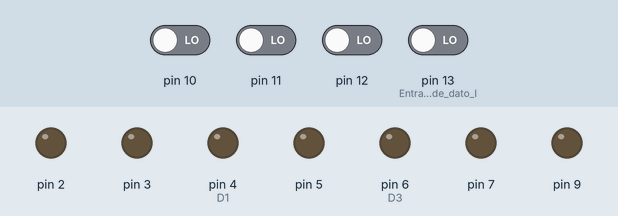
This sketch was run on a simulated Arduino Uno, built with avr-gcc and run on an emulated ATmega328P. Parts: output pins drawn as LEDs (lit = HIGH). The inputs (shaded band) are chosen by the test bench; at power-on: pin 10–12, pin 13 (Entrada_de_dato_I) LOW.

Above: at 1.2 s.
1.3 s: pin 13 (Entrada_de_dato_I) driven HIGH
At 2.5 s:
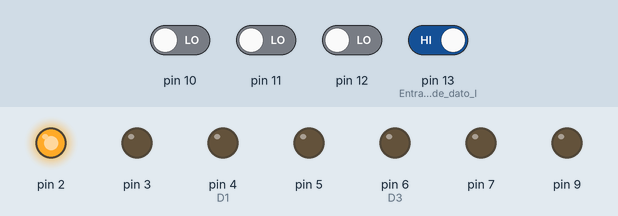
2.8 s: pin 10 driven HIGH
At 3.8 s:
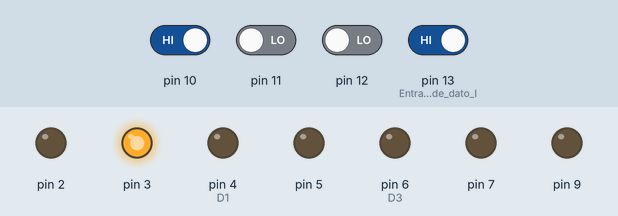
4.3 s: pin 11 driven HIGH
At 4.9 s:
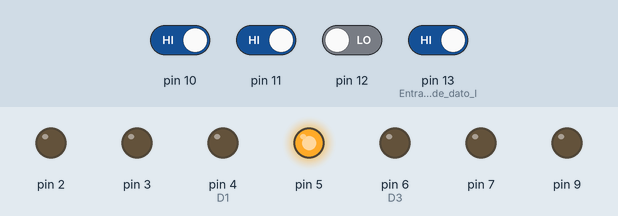
5.8 s: pin 12 driven HIGH
At 7.0 s:
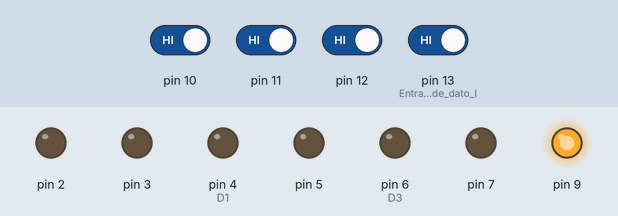
7.3 s: pin 11 driven LOW
At 8.4 s:
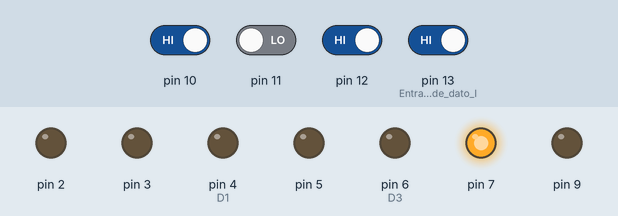
8.8 s: pin 10 driven LOW
At 9.5 s:
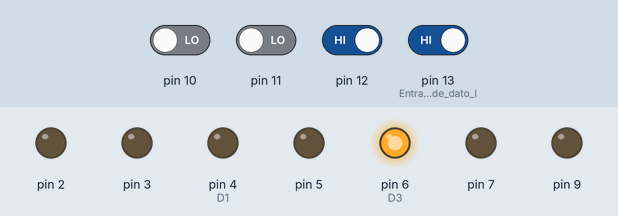
Timing chart, 0 to 11.3 s (numbered marks = the images above; inputs shaded):
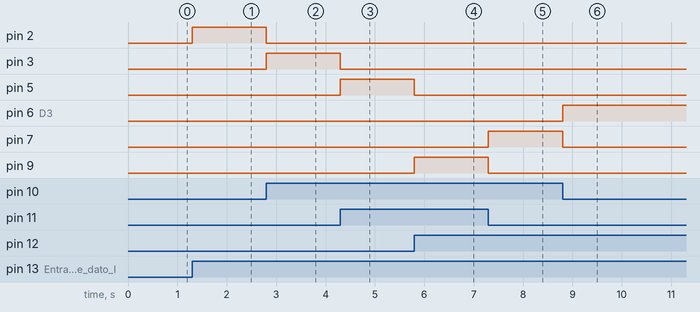

The sketch:

DMX1A8.ino
```cpp
//Autor:Dario Jorge Iglesias
boolean A,B,C,D0,D1,D2,D3,D4,D5,D6,D7,I;
void setup()     {
pinMode(13,INPUT);//Entrada de dato I
pinMode(12,INPUT);pinMode(11,INPUT);//C, B
pinMode(10,INPUT);pinMode(2,OUTPUT);//A, D0
pinMode(3,OUTPUT);pinMode(4,OUTPUT);//D1, D2
pinMode(5,OUTPUT);pinMode(6,OUTPUT);//D3, D4
pinMode(7,OUTPUT);pinMode(8,OUTPUT);//D5, D6
pinMode(9,OUTPUT);}//D7
void loop(){
I=digitalRead(13);A=digitalRead(10);
B=digitalRead(11);C=digitalRead(12);
D0=!C&!B&!A&I;    D1=!C&!B&A&I;
D2=!C&B&!A&I;     D3=!C&B&A&I;
D4=C&!B&!A&I;     D5=C&!B&A&I;
D6=C&B&!A&I;      D7=C&B&A&I;
digitalWrite(2,D0);digitalWrite(3,D1);
digitalWrite(4,D2);digitalWrite(5,D3);
digitalWrite(6,D4);digitalWrite(7,D5);
digitalWrite(8,D6);digitalWrite(9,D7);}
```

Measured:
- after the input at 1.3 s, pin 2: LOW → HIGH at once
- after the input at 2.8 s, pin 2: HIGH → LOW at once; pin 3: LOW → HIGH at once
- after the input at 4.3 s, pin 3: HIGH → LOW at once; pin 5: LOW → HIGH at once
- after the input at 5.8 s, pin 5: HIGH → LOW at once; pin 9: LOW → HIGH at once
- after the input at 7.3 s, pin 7: LOW → HIGH at once; pin 9: HIGH → LOW at once
- after the input at 8.8 s, pin 6 (D3): LOW → HIGH at once; pin 7: HIGH → LOW at once
